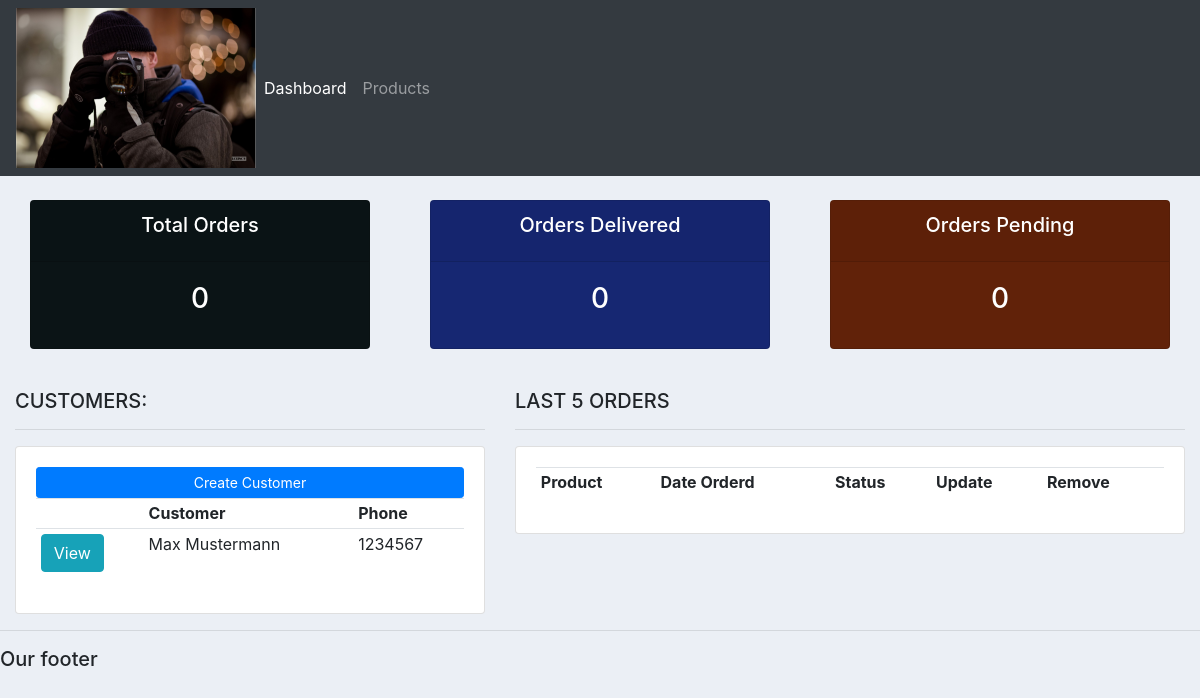
The app's page /, older data.
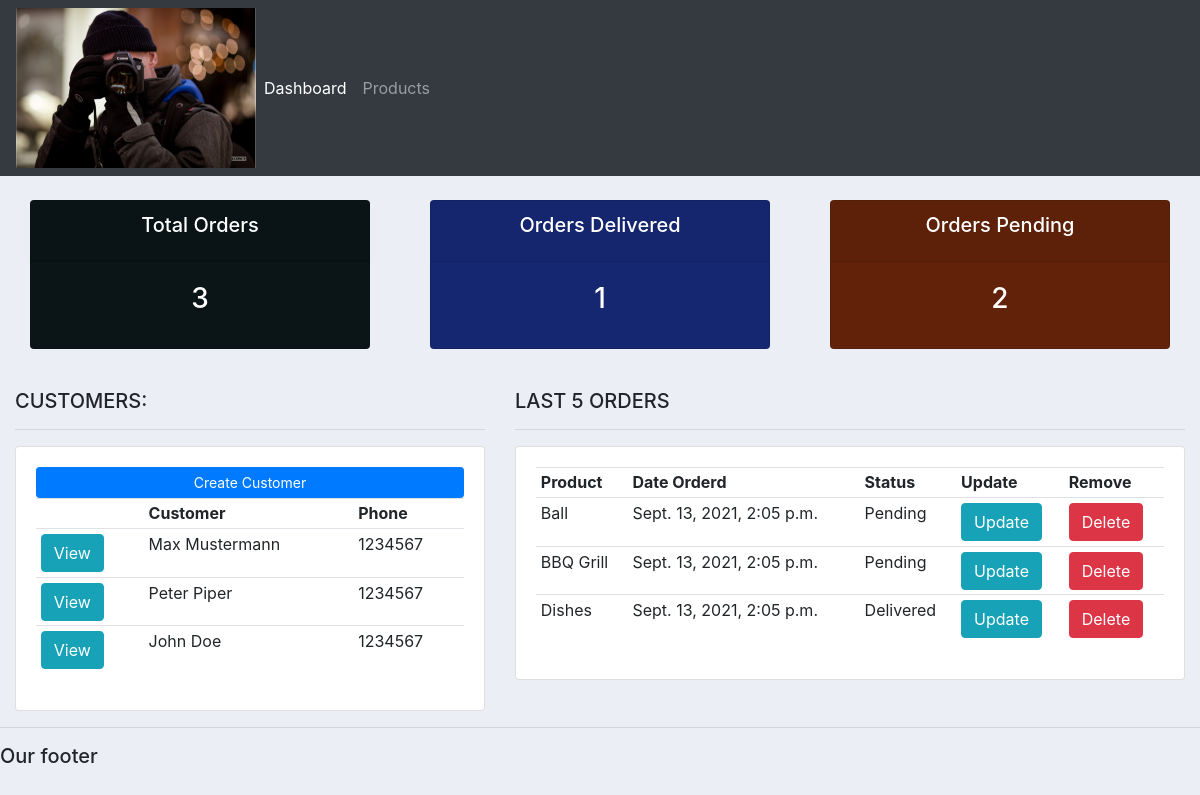
The same page, newer data.
### accounts/models.py (models this page shows, shortened)
class Customer(models.Model):
    name = models.CharField(max_length=200, null=True)
    phone = models.CharField(max_length=200, null=True)
    mobile = models.CharField(max_length=200, null=True)
    email = models.CharField(max_length=200, null=True)
    date_created = models.DateTimeField(auto_now_add=True, null=True)

class Order(models.Model):
    status_options = (
        ('Pending', 'Pending'),
        ('Out of delivery', 'Out of delivery'),
        ('Delivered', 'Delivered')
    )
    customer = models.ForeignKey(Customer, null=True, on_delete=models.SET_NULL)
    product = models.ForeignKey(Product, null=True, on_delete=models.SET_NULL)
    date_created = models.DateTimeField(auto_now_add=True, null=True)
    status = models.CharField(max_length=200, null=True, choices=status_options)
    note = models.CharField(max_length=200, null=True)

class Product(models.Model):
    category_options = (
        ('Indoor', 'Indoor'),
        ('Outdoor', 'Outdoor'),
    )
    name = models.CharField(max_length=200, null=True)
    price = models.FloatField(null=True)
    category = models.CharField(max_length=200, null=True, choices=category_options)
    description = models.CharField(max_length=200, null=True, blank=True)
    date_created = models.DateTimeField(auto_now_add=True, null=True)
    tags = models.ManyToManyField(Tag)
    def __str__(self):
        return self.name

### accounts/views.py (the view)
# urls.py: path('', views.home, name='home_url_name'),
def home(request):
    customers = Customer.objects.all()
    orders = Order.objects.all()
    total_orders = orders.count()
    delivered = orders.filter(status='Delivered').count()
    pending = orders.filter(status='Pending').count()
    context = {
        'customers': customers,
        'orders': orders,
        'total_orders': total_orders,
        'delivered': delivered,
        'pending': pending
    }
    return render(request, 'accounts/dashboard.html', context)

### accounts/templates/accounts/dashboard.html (shortened to what this page needs)
{%  extends 'accounts/main.html' %}
{% block content %}
{%  include 'accounts/status.html' %}
<br>
<div class="row">
	<div class="col-md-5">
		<h5>CUSTOMERS:</h5>
		<hr>
		<div class="card card-body">
			<a class="btn btn-primary  btn-sm btn-block" href="">Create Customer</a>
			<table class="table table-sm">
				<tr>
					<td></td>
					<th>Customer</th>
					<th>Phone</th>
				</tr>
				{% for customer in customers %}
				<tr>
					<td><a class="btn bt-sm btn-info" href="{% url 'customer_url_name' customer.id %}">View</a></td>
					<td>{{customer.name}}</td>
					<td>{{customer.phone}}</td>
				</tr>
				{% endfor %}
			</table>
		</div>
	</div>
	<div class="col-md-7">
		<h5>LAST 5 ORDERS</h5>
		<hr>
		<div class="card card-body">
			<table class="table table-sm">
				<tr>
					<th>Product</th>
					<th>Date Orderd</th>
					<th>Status</th>
					<th>Update</th>
					<th>Remove</th>
				</tr>
				{% for order in orders %}
				<tr>
					<td>{{order.product}}</td>
					<td>{{order.date_created}}</td>
					<td>{{order.status}}</td>
					<td><a class="btn bt-sm btn-info" href="{% url 'update_order_url_name' order.id %}">Update</a></td>
					<td><a class="btn bt-sm btn-danger" href="{% url 'delete_order_url_name' order.id %}">Delete</a></td>
				</tr>
				{% endfor %}
			</table>
		</div>
	</div>
</div>
{% endblock %}

Row changes from the older to the newer data that the page shows:
added Customer: name "Peter Piper", phone "1234567"
added Customer: name "John Doe", phone "1234567"
added Order: product "Ball", date_created "Sept. 13, 2021, 2:05 p.m.", status "Pending"
added Order: product "BBQ Grill", date_created "Sept. 13, 2021, 2:05 p.m.", status "Pending"
added Order: product "Dishes", date_created "Sept. 13, 2021, 2:05 p.m.", status "Delivered"
Text that changed along with them:
{{ total_orders }}: "0" → "3"
{{ delivered }}: "0" → "1"
{{ pending }}: "0" → "2"
